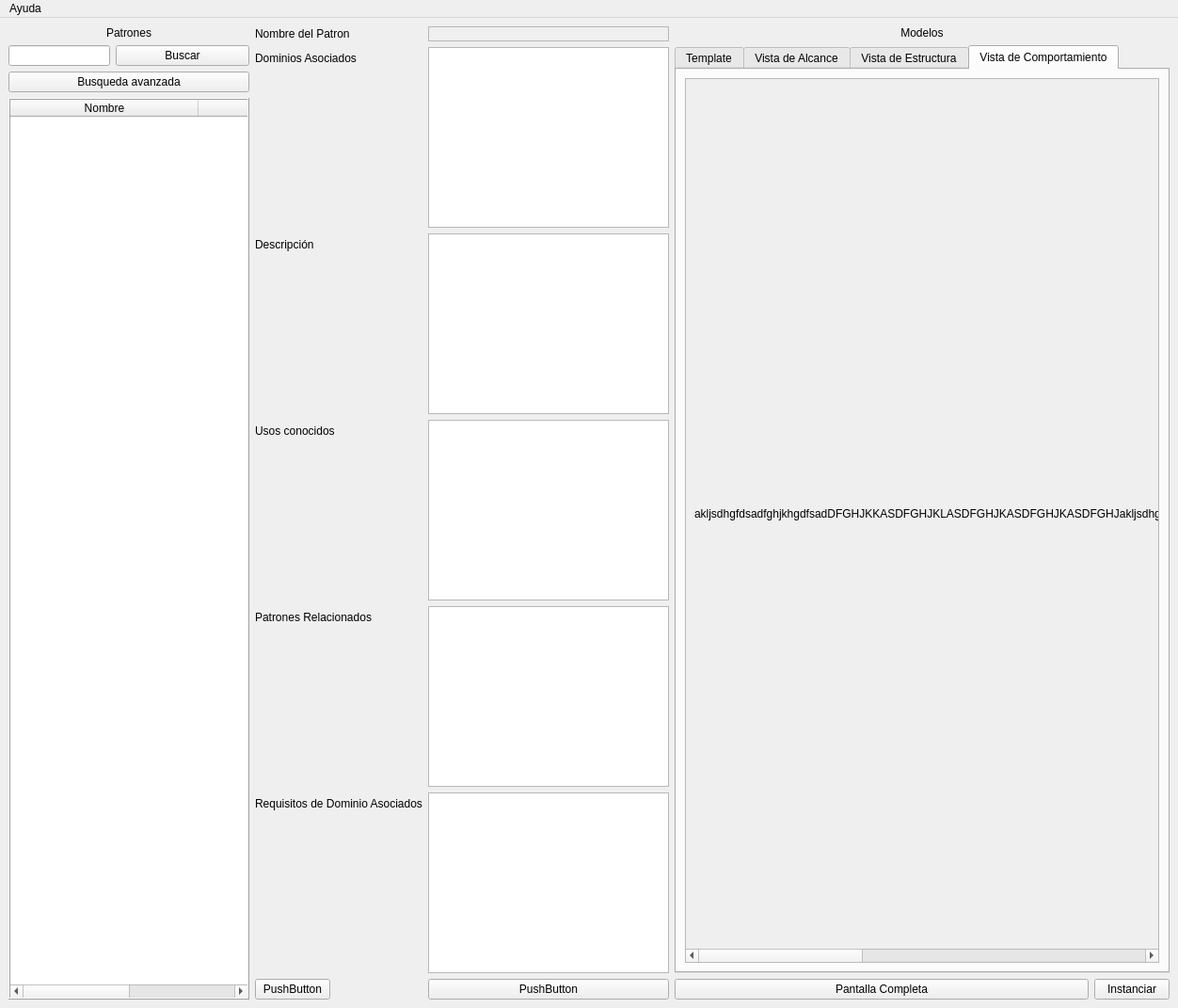
<?xml version="1.0" encoding="UTF-8"?>
<ui version="4.0">
 <class>MainWindow</class>
 <widget class="QMainWindow" name="MainWindow">
  <property name="enabled">
   <bool>true</bool>
  </property>
  <property name="sizePolicy">
   <sizepolicy hsizetype="Fixed" vsizetype="Expanding">
    <horstretch>0</horstretch>
    <verstretch>0</verstretch>
   </sizepolicy>
  </property>
  <property name="windowTitle">
   <string>MainWindow</string>
  </property>
  <widget class="QWidget" name="centralwidget">
   <property name="sizePolicy">
    <sizepolicy hsizetype="Maximum" vsizetype="Maximum">
     <horstretch>0</horstretch>
     <verstretch>0</verstretch>
    </sizepolicy>
   </property>
   <layout class="QVBoxLayout" name="verticalLayout">
    <item>
     <layout class="QGridLayout" name="gridLayout">
      <property name="sizeConstraint">
       <enum>QLayout::SetDefaultConstraint</enum>
      </property>
      <item row="0" column="0">
       <layout class="QVBoxLayout" name="verticalLayout_12">
        <property name="sizeConstraint">
         <enum>QLayout::SetDefaultConstraint</enum>
        </property>
        <item>
         <widget class="QLabel" name="label_2">
          <property name="text">
           <string>Patrones</string>
          </property>
          <property name="alignment">
           <set>Qt::AlignCenter</set>
          </property>
          <property name="margin">
           <number>0</number>
          </property>
         </widget>
        </item>
        <item>
         <layout class="QHBoxLayout" name="horizontalLayout">
          <item>
           <widget class="QLineEdit" name="lineEdit">
            <property name="sizePolicy">
             <sizepolicy hsizetype="Maximum" vsizetype="Fixed">
              <horstretch>0</horstretch>
              <verstretch>0</verstretch>
             </sizepolicy>
            </property>
           </widget>
          </item>
          <item>
           <widget class="QPushButton" name="pb_buscar_3">
            <property name="sizePolicy">
             <sizepolicy hsizetype="Minimum" vsizetype="Fixed">
              <horstretch>0</horstretch>
              <verstretch>0</verstretch>
             </sizepolicy>
            </property>
            <property name="text">
             <string>Buscar</string>
            </property>
            <property name="icon">
             <iconset theme="system-search">
              <normaloff>.</normaloff>.</iconset>
            </property>
            <property name="flat">
             <bool>false</bool>
            </property>
           </widget>
          </item>
         </layout>
        </item>
        <item>
         <widget class="QPushButton" name="pb_buscar_2">
          <property name="sizePolicy">
           <sizepolicy hsizetype="Minimum" vsizetype="Fixed">
            <horstretch>0</horstretch>
            <verstretch>0</verstretch>
           </sizepolicy>
          </property>
          <property name="text">
           <string>Busqueda avanzada</string>
          </property>
          <property name="icon">
           <iconset theme="system-search">
            <normaloff>.</normaloff>.</iconset>
          </property>
          <property name="flat">
           <bool>false</bool>
          </property>
         </widget>
        </item>
        <item>
         <widget class="QTableWidget" name="tw_listaPatrones_2">
          <property name="sizePolicy">
           <sizepolicy hsizetype="Fixed" vsizetype="Expanding">
            <horstretch>0</horstretch>
            <verstretch>0</verstretch>
           </sizepolicy>
          </property>
          <property name="tabletTracking">
           <bool>false</bool>
          </property>
          <property name="layoutDirection">
           <enum>Qt::LeftToRight</enum>
          </property>
          <property name="autoFillBackground">
           <bool>false</bool>
          </property>
          <property name="frameShape">
           <enum>QFrame::Box</enum>
          </property>
          <property name="frameShadow">
           <enum>QFrame::Raised</enum>
          </property>
          <property name="lineWidth">
           <number>1</number>
          </property>
          <property name="verticalScrollBarPolicy">
           <enum>Qt::ScrollBarAsNeeded</enum>
          </property>
          <property name="autoScrollMargin">
           <number>16</number>
          </property>
          <property name="showGrid">
           <bool>true</bool>
          </property>
          <property name="gridStyle">
           <enum>Qt::DashDotLine</enum>
          </property>
          <property name="sortingEnabled">
           <bool>false</bool>
          </property>
          <property name="wordWrap">
           <bool>true</bool>
          </property>
          <property name="cornerButtonEnabled">
           <bool>true</bool>
          </property>
          <property name="rowCount">
           <number>0</number>
          </property>
          <property name="columnCount">
           <number>2</number>
          </property>
          <attribute name="horizontalHeaderVisible">
           <bool>true</bool>
          </attribute>
          <attribute name="horizontalHeaderCascadingSectionResizes">
           <bool>false</bool>
          </attribute>
          <attribute name="horizontalHeaderMinimumSectionSize">
           <number>200</number>
          </attribute>
          <attribute name="horizontalHeaderDefaultSectionSize">
           <number>200</number>
          </attribute>
          <attribute name="horizontalHeaderHighlightSections">
           <bool>false</bool>
          </attribute>
          <attribute name="horizontalHeaderShowSortIndicator" stdset="0">
           <bool>false</bool>
          </attribute>
          <attribute name="horizontalHeaderStretchLastSection">
           <bool>true</bool>
          </attribute>
          <attribute name="verticalHeaderVisible">
           <bool>false</bool>
          </attribute>
          <attribute name="verticalHeaderCascadingSectionResizes">
           <bool>false</bool>
          </attribute>
          <attribute name="verticalHeaderMinimumSectionSize">
           <number>0</number>
          </attribute>
          <attribute name="verticalHeaderDefaultSectionSize">
           <number>0</number>
          </attribute>
          <attribute name="verticalHeaderHighlightSections">
           <bool>false</bool>
          </attribute>
          <attribute name="verticalHeaderStretchLastSection">
           <bool>false</bool>
          </attribute>
          <column>
           <property name="text">
            <string>Nombre</string>
           </property>
          </column>
          <column>
           <property name="text">
            <string>Descripción</string>
           </property>
          </column>
         </widget>
        </item>
       </layout>
      </item>
      <item row="0" column="2">
       <layout class="QVBoxLayout" name="verticalLayout_2">
        <item>
         <widget class="QLabel" name="label">
          <property name="text">
           <string>Modelos</string>
          </property>
          <property name="alignment">
           <set>Qt::AlignCenter</set>
          </property>
          <property name="margin">
           <number>0</number>
          </property>
         </widget>
        </item>
        <item>
         <widget class="QTabWidget" name="tabWidget">
          <property name="currentIndex">
           <number>3</number>
          </property>
          <widget class="QWidget" name="tab">
           <attribute name="title">
            <string>Template</string>
           </attribute>
           <layout class="QVBoxLayout" name="verticalLayout_3">
            <item>
             <widget class="QScrollArea" name="scrollArea_2">
              <property name="widgetResizable">
               <bool>true</bool>
              </property>
              <widget class="QWidget" name="scrollAreaWidgetContents_2">
               <property name="geometry">
                <rect>
                 <x>0</x>
                 <y>0</y>
                 <width>610</width>
                 <height>267</height>
                </rect>
               </property>
               <layout class="QVBoxLayout" name="verticalLayout_10">
                <item>
                 <widget class="QLabel" name="lb_template_2">
                  <property name="text">
                   <string/>
                  </property>
                 </widget>
                </item>
               </layout>
              </widget>
             </widget>
            </item>
            <item>
             <widget class="QPushButton" name="pb_vistaTemplate">
              <property name="text">
               <string>Pantalla Completa</string>
              </property>
             </widget>
            </item>
           </layout>
          </widget>
          <widget class="QWidget" name="tab_2">
           <attribute name="title">
            <string>Vista de Alcance</string>
           </attribute>
           <layout class="QVBoxLayout" name="verticalLayout_4">
            <item>
             <widget class="QScrollArea" name="scrollArea_3">
              <property name="widgetResizable">
               <bool>true</bool>
              </property>
              <widget class="QWidget" name="scrollAreaWidgetContents_3">
               <property name="geometry">
                <rect>
                 <x>0</x>
                 <y>0</y>
                 <width>610</width>
                 <height>267</height>
                </rect>
               </property>
               <layout class="QVBoxLayout" name="verticalLayout_7">
                <item>
                 <widget class="QLabel" name="lb_vistaAlcance">
                  <property name="text">
                   <string/>
                  </property>
                 </widget>
                </item>
               </layout>
              </widget>
             </widget>
            </item>
            <item>
             <widget class="QPushButton" name="pb_vistaAlcance">
              <property name="text">
               <string>Pantalla Completa</string>
              </property>
             </widget>
            </item>
           </layout>
          </widget>
          <widget class="QWidget" name="tab_3">
           <attribute name="title">
            <string>Vista de Estructura</string>
           </attribute>
           <layout class="QVBoxLayout" name="verticalLayout_5">
            <item>
             <widget class="QScrollArea" name="scrollArea">
              <property name="widgetResizable">
               <bool>true</bool>
              </property>
              <widget class="QWidget" name="scrollAreaWidgetContents">
               <property name="geometry">
                <rect>
                 <x>0</x>
                 <y>0</y>
                 <width>610</width>
                 <height>267</height>
                </rect>
               </property>
               <property name="sizePolicy">
                <sizepolicy hsizetype="Expanding" vsizetype="Expanding">
                 <horstretch>0</horstretch>
                 <verstretch>0</verstretch>
                </sizepolicy>
               </property>
               <layout class="QVBoxLayout" name="verticalLayout_9">
                <item>
                 <widget class="QLabel" name="lb_vistaEstructura">
                  <property name="sizePolicy">
                   <sizepolicy hsizetype="Expanding" vsizetype="Expanding">
                    <horstretch>0</horstretch>
                    <verstretch>0</verstretch>
                   </sizepolicy>
                  </property>
                  <property name="text">
                   <string/>
                  </property>
                 </widget>
                </item>
               </layout>
              </widget>
             </widget>
            </item>
            <item>
             <widget class="QPushButton" name="pb_vistaEstructura">
              <property name="text">
               <string>Pantalla Completa</string>
              </property>
             </widget>
            </item>
           </layout>
          </widget>
          <widget class="QWidget" name="tab_4">
           <attribute name="title">
            <string>Vista de Comportamiento</string>
           </attribute>
           <layout class="QVBoxLayout" name="verticalLayout_6">
            <item>
             <widget class="QScrollArea" name="scrollArea_4">
              <property name="widgetResizable">
               <bool>true</bool>
              </property>
              <widget class="QWidget" name="scrollAreaWidgetContents_4">
               <property name="geometry">
                <rect>
                 <x>0</x>
                 <y>0</y>
                 <width>1659</width>
                 <height>315</height>
                </rect>
               </property>
               <layout class="QVBoxLayout" name="verticalLayout_8">
                <item>
                 <widget class="QLabel" name="lb_vistaComportamiento">
                  <property name="text">
                   <string>akljsdhgfdsadfghjkhgdfsadDFGHJKKASDFGHJKLASDFGHJKASDFGHJKASDFGHJakljsdhgfdsadfghjkhgdfsadDFGHJKKASDFGHJKLASDFGHJKASDFGHJKASDFGHJakljsdhgfdsadfghjkhgdfsadDFGHJKKASDFGHJKLASDFGHJKASDFGHJKASDFGHJ</string>
                  </property>
                 </widget>
                </item>
               </layout>
              </widget>
             </widget>
            </item>
           </layout>
          </widget>
         </widget>
        </item>
        <item>
         <layout class="QHBoxLayout" name="horizontalLayout_2">
          <item>
           <widget class="QPushButton" name="pb_vistaComportamiento">
            <property name="text">
             <string>Pantalla Completa</string>
            </property>
           </widget>
          </item>
          <item>
           <widget class="QPushButton" name="pb_vistaComportamiento_2">
            <property name="sizePolicy">
             <sizepolicy hsizetype="Maximum" vsizetype="Fixed">
              <horstretch>0</horstretch>
              <verstretch>0</verstretch>
             </sizepolicy>
            </property>
            <property name="text">
             <string>Instanciar</string>
            </property>
           </widget>
          </item>
         </layout>
        </item>
       </layout>
      </item>
      <item row="0" column="1">
       <layout class="QFormLayout" name="formLayout">
        <item row="0" column="0">
         <widget class="QLabel" name="lb_nombrePatron">
          <property name="text">
           <string>Nombre del Patron</string>
          </property>
         </widget>
        </item>
        <item row="0" column="1">
         <widget class="QLabel" name="lb_Nombre">
          <property name="frameShape">
           <enum>QFrame::StyledPanel</enum>
          </property>
          <property name="frameShadow">
           <enum>QFrame::Plain</enum>
          </property>
          <property name="text">
           <string/>
          </property>
          <property name="textFormat">
           <enum>Qt::PlainText</enum>
          </property>
          <property name="wordWrap">
           <bool>false</bool>
          </property>
          <property name="openExternalLinks">
           <bool>false</bool>
          </property>
         </widget>
        </item>
        <item row="1" column="0">
         <widget class="QLabel" name="lb_dominiosAsociados">
          <property name="text">
           <string>Dominios Asociados</string>
          </property>
         </widget>
        </item>
        <item row="1" column="1">
         <widget class="QListWidget" name="lw_dominos">
          <property name="sizePolicy">
           <sizepolicy hsizetype="Fixed" vsizetype="Expanding">
            <horstretch>0</horstretch>
            <verstretch>0</verstretch>
           </sizepolicy>
          </property>
         </widget>
        </item>
        <item row="2" column="0">
         <widget class="QLabel" name="lb_descripcion">
          <property name="text">
           <string>Descripción</string>
          </property>
         </widget>
        </item>
        <item row="2" column="1">
         <widget class="QListWidget" name="lw_descripcion">
          <property name="sizePolicy">
           <sizepolicy hsizetype="Fixed" vsizetype="Expanding">
            <horstretch>0</horstretch>
            <verstretch>0</verstretch>
           </sizepolicy>
          </property>
         </widget>
        </item>
        <item row="3" column="0">
         <widget class="QLabel" name="lb_usosConocidos">
          <property name="text">
           <string>Usos conocidos </string>
          </property>
         </widget>
        </item>
        <item row="3" column="1">
         <widget class="QListWidget" name="lw_usos">
          <property name="sizePolicy">
           <sizepolicy hsizetype="Fixed" vsizetype="Expanding">
            <horstretch>0</horstretch>
            <verstretch>0</verstretch>
           </sizepolicy>
          </property>
          <property name="textElideMode">
           <enum>Qt::ElideRight</enum>
          </property>
          <property name="verticalScrollMode">
           <enum>QAbstractItemView::ScrollPerItem</enum>
          </property>
         </widget>
        </item>
        <item row="5" column="0">
         <widget class="QLabel" name="lb_patronesRelacionados">
          <property name="text">
           <string>Patrones Relacionados</string>
          </property>
         </widget>
        </item>
        <item row="5" column="1">
         <widget class="QListWidget" name="lw_patrones">
          <property name="sizePolicy">
           <sizepolicy hsizetype="Fixed" vsizetype="Expanding">
            <horstretch>0</horstretch>
            <verstretch>0</verstretch>
           </sizepolicy>
          </property>
         </widget>
        </item>
        <item row="6" column="0">
         <widget class="QLabel" name="lb_requisitosDominioAsociados">
          <property name="sizePolicy">
           <sizepolicy hsizetype="Fixed" vsizetype="Preferred">
            <horstretch>0</horstretch>
            <verstretch>0</verstretch>
           </sizepolicy>
          </property>
          <property name="text">
           <string>Requisitos de Dominio Asociados</string>
          </property>
         </widget>
        </item>
        <item row="6" column="1">
         <widget class="QListWidget" name="lw_requisitos">
          <property name="sizePolicy">
           <sizepolicy hsizetype="Fixed" vsizetype="Expanding">
            <horstretch>0</horstretch>
            <verstretch>0</verstretch>
           </sizepolicy>
          </property>
         </widget>
        </item>
        <item row="7" column="0">
         <widget class="QPushButton" name="pushButton">
          <property name="sizePolicy">
           <sizepolicy hsizetype="Minimum" vsizetype="Fixed">
            <horstretch>0</horstretch>
            <verstretch>0</verstretch>
           </sizepolicy>
          </property>
          <property name="text">
           <string>PushButton</string>
          </property>
         </widget>
        </item>
        <item row="7" column="1">
         <widget class="QPushButton" name="pushButton_2">
          <property name="sizePolicy">
           <sizepolicy hsizetype="Minimum" vsizetype="Fixed">
            <horstretch>0</horstretch>
            <verstretch>0</verstretch>
           </sizepolicy>
          </property>
          <property name="text">
           <string>PushButton</string>
          </property>
         </widget>
        </item>
       </layout>
      </item>
     </layout>
    </item>
   </layout>
  </widget>
  <widget class="QMenuBar" name="menuBar">
   <property name="geometry">
    <rect>
     <x>0</x>
     <y>0</y>
     <width>1415</width>
     <height>22</height>
    </rect>
   </property>
   <widget class="QMenu" name="menuHome">
    <property name="title">
     <string>Ayuda</string>
    </property>
    <addaction name="actionInformacion_del_programa"/>
    <addaction name="actionComo_crear_nuevo_Patron"/>
    <addaction name="actionDonde_encontrar_los_patrones"/>
    <addaction name="actionComo_colaborar_cone_le_proyecto"/>
   </widget>
   <addaction name="menuHome"/>
  </widget>
  <action name="actionInformacion_del_programa">
   <property name="text">
    <string>Informacion del programa</string>
   </property>
  </action>
  <action name="actionComo_crear_nuevo_Patron">
   <property name="text">
    <string>Como crear nuevo Patron</string>
   </property>
  </action>
  <action name="actionDonde_encontrar_los_patrones">
   <property name="text">
    <string>Donde encontrar los patrones</string>
   </property>
  </action>
  <action name="actionComo_colaborar_cone_le_proyecto">
   <property name="text">
    <string>Como colaborar cone le proyecto</string>
   </property>
  </action>
 </widget>
 <resources/>
 <connections/>
</ui>
